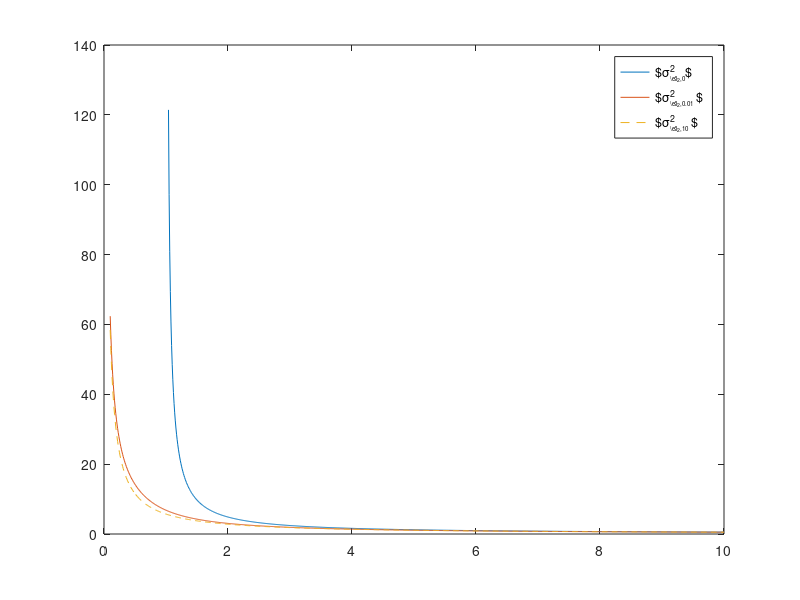

Write the MATLAB code that produced this figure.
%% unregularized %% z =E[SY]
deltas = 1.04:.01:10;
deltasreg = [.1:.01:10];
lambda = 0 ; % regularizer
z = 0.4132;
sigmaunreg = zeros (size(deltas));
sigmaunreg = (1-deltas*z^2)./(2*deltas*z^2)+ (2+deltas.*(2+lambda+z^2*((2+lambda)*deltas-6)))./(2*z^2*deltas.*sqrt(4+4*deltas*(lambda-2)+(deltas.^2)*(lambda+2)^2));
plot(deltas,(sigmaunreg));
hold on

%% regularized
lambdas = [1];
for lambda = lambdas
sigmas = zeros (size(deltasreg));
sigmas = (1-deltasreg*z^2)./(2*deltasreg*z^2)+ (2+deltasreg.*(2+lambda+z^2*((2+lambda)*deltasreg-6)))./(2*z^2*deltasreg.*sqrt(4+4*deltasreg*(lambda-2)+(deltasreg.^2)*(lambda+2)^2));
plot(deltasreg,(sigmas));
hold on
end



%% la-tuned LS for Signed-model
alphasLS = zeros(size(deltasreg));
alphasLS = (1-deltasreg*z^2+sqrt((1+deltasreg*z^2).^2-4*deltasreg*z^4))./(2*deltasreg*z^2);
plot(deltasreg,(alphasLS),'--');
hold on
%%
legend ('$\sigma_{_{\ell_2,0}}^2$ ', '$\sigma_{_{\ell_2,0.01}}^2 $','$\sigma_{_{\ell_2,10}}^2 $' ,'$\sigma_{_{\ell_2,\lambda_{\rm opt}}}^2 $')
